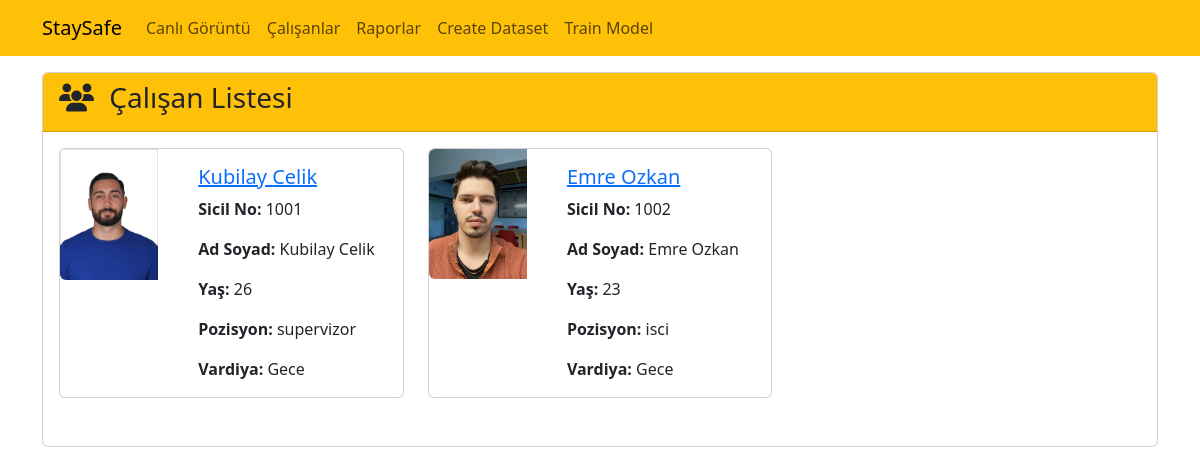
/employees/, run on the app's committed database.
### employees/models.py (models this page shows, shortened)
class Employee(models.Model):
    sicil_no = models.CharField(max_length=10, primary_key=True)
    name = models.CharField(max_length=100)
    surname = models.CharField(max_length=100)
    age = models.IntegerField(null=True, blank=True)
    imageUrl = models.URLField(max_length=300, blank=True, null=True, default="default.jpg")
    pozisyon = models.ForeignKey(Pozisyon, on_delete=models.SET_NULL, null=True, blank=True)
    vardiya = models.ForeignKey(Vardiya, on_delete=models.SET_NULL, null=True, blank=True)

class Pozisyon(models.Model):
    pozisyon_ad = models.CharField(max_length=100, unique=True)
    def __str__(self):
        return self.pozisyon_ad

class Vardiya(models.Model):
    GECE = 'GECE'
    GUNDUZ = 'GUNDUZ'
    VARDIYA_TURU_SECENEKLERI = [
        (GECE, 'Gece'),
        (GUNDUZ, 'Gündüz'),
    ]
    vardiya_type = models.CharField(
        max_length=6,
        choices=VARDIYA_TURU_SECENEKLERI,
        default=GUNDUZ,
    )
    vardiya_supervizor = models.ForeignKey(
        'Employee',
        on_delete=models.SET_NULL,
        null=True,
        blank=True,
        related_name='supervised_shifts'
    )
    def __str__(self):
        return self.get_vardiya_type_display()

### employees/views.py (the view)
# urls.py: path('', views.employee_list, name='employee_list'),
def employee_list(request):
    employees = Employee.objects.all().order_by('sicil_no')
    return render(request, 'employees/index.html', {'employees': employees})

### employees/templates/employees/index.html (shortened to what this page needs)
{% extends "layout.html" %}
{% load static %}
{% block css_files %}
    <link rel="stylesheet" href="https://cdnjs.cloudflare.com/ajax/libs/font-awesome/6.2.1/css/all.min.css"/>
    <link rel="stylesheet" href={% static 'css/bootstrap.min.css' %}/>
{% endblock  %}
{% block content %}
    <div class="container mt-3">
        <div class="row">
            <div class="col-12">
                <div class="card">
                    <div class="card-header bg-warning">
                        <h3 class="card-title">
                            <i class="fas fa-users me-2"></i>
                            Çalışan Listesi
                        </h3>
                    </div>
                    <div class="card-body">
                        {% if employees|length == 0 %}
                            <div class="alert alert-warning">Kayıtlı çalışan bulunamadı!</div>
                        {% else %}
                            <div class="row">
                                {% for employee in employees %}
                                    <div class="col-md-6 col-lg-4 mb-3">
                                        {% include "employees/partials/_employees.html" %}
                                    </div>
                                {% endfor %}
                            </div>
                        {% endif %}
                    </div>
                </div>
            </div>
        </div>
    </div>
{% endblock %}

### employees/templates/employees/partials/_employees.html
{% load static %}
<div class="card mb-3">
    <div class="row">
        <div class="col-4">
            {% with 'employees/img/'|add:employee.name|add:'.jpg' as image_path %}
                <img class="img-fluid rounded-start" src="{% static image_path %}" alt="{{employee.name}} {{employee.surname}}" onerror="this.src='{% static 'employees/img/default.jpg' %}'">
            {% endwith %}
        </div>
        <div class="col-8">
            <div class="card-body">
                <h5 class="card-title">
                    <a href="{% url 'employee_detail' employee.sicil_no %}">
                        {{employee.name}} {{employee.surname}}
                    </a>
                </h5>
                <p class="card-text">
                    <strong>Sicil No:</strong> {{employee.sicil_no|upper}}
                </p>
                <p class="card-text">
                    <strong>Ad Soyad:</strong> {{employee.name}} {{employee.surname}}
                </p>
                <p class="card-text">
                    <strong>Yaş:</strong> {{employee.age}}
                </p>
                <p class="card-text">
                    <strong>Pozisyon:</strong> {{employee.pozisyon}}
                </p>
                <p class="card-text">
                    <strong>Vardiya:</strong> {{employee.vardiya}}
                </p>
            </div>
        </div>
    </div>
</div>

### data on the page
Employee: name (picture), name "Kubilay", surname "Celik", sicil_no "1001", age "26", pozisyon "supervizor", vardiya "Gece"
Employee: name (picture), name "Emre", surname "Ozkan", sicil_no "1002", age "23", pozisyon "isci", vardiya "Gece"
